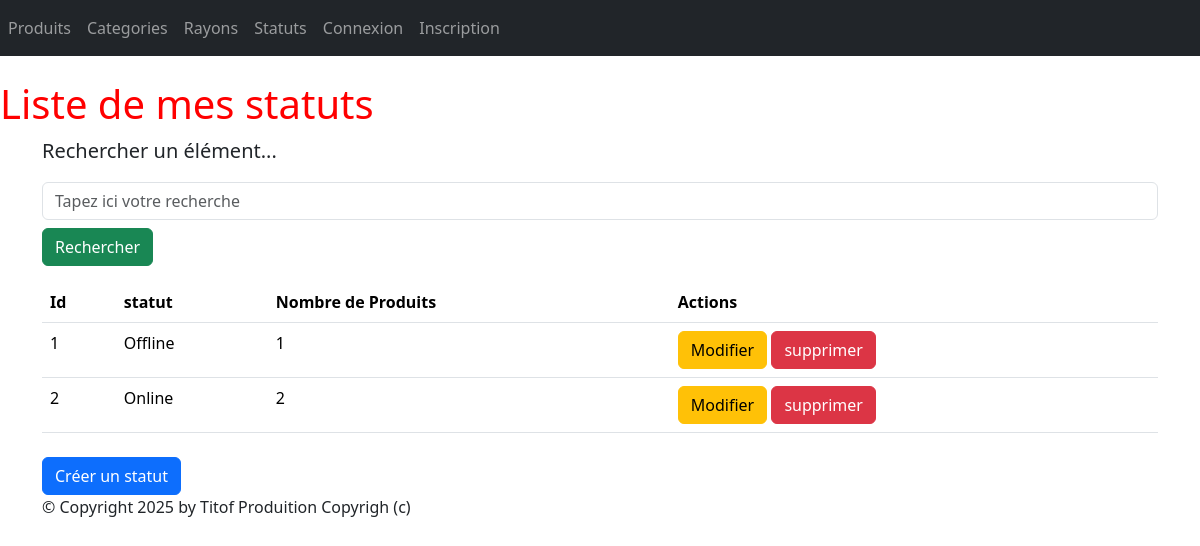
Page /monApp/statuts/ on the committed database.
### monApp/models.py (models this page shows, shortened)
class Statut(models.Model):
    idStatus = models.AutoField(primary_key=True)
    libelleStatus = models.CharField(max_length=100)

### monApp/views.py (the view)
# urls.py: path("statuts/", views.StatutListView.as_view(), name="lst_statuts"),
class StatutListView(ListView):
    model = Statut
    template_name = "monApp/Read/list/statuts.html"
    context_object_name = "statuts"
    def get_queryset(self):
        query = self.request.GET.get('search')
        if query:
            return Statut.objects.filter(libelleStatus__icontains=query).prefetch_related('produits_status').annotate(nb_produits=Count('produits_status'))
        return Statut.objects.prefetch_related('produits_status').annotate(nb_produits=Count('produits_status'))
    def get_context_data(self, **kwargs):
        context = super(StatutListView, self).get_context_data(**kwargs)
        context['titremenu'] = "Liste de mes statuts"
        return context

### monApp/templates/monApp/Read/list/statuts.html
{% extends 'monApp/base.html' %}
{% block menu %}
<h1>{{titremenu}}</h1>
{% endblock %}
{% block contenu %}
<p class="lead mb-3 ml-0">Rechercher un élément...</p>
<form method="GET" action="" class="mb-3">
<input class="form-control" type="text" name="search" placeholder="Tapez ici votre recherche"
value="{{ request.GET.search }}">
<button type="submit" class="btn btn-success mt-2">Rechercher</button>
</form>
<table class="table">
    <thead>
        <th>Id</th>
        <th>statut</th>
        <th>Nombre de Produits</th>
        <th>Actions</th>
    </thead>
    <tbody>
        {% for statut in statuts %}
        <tr>
            <td onclick="window.location.href='{% url 'dtl_statut' statut.idStatus %}';" style="cursor:pointer;">{{ statut.idStatus }} </td>
            <td onclick="window.location.href='{% url 'dtl_statut' statut.idStatus %}';" style="cursor:pointer;">{{ statut.libelleStatus }} </td>
            <td onclick="window.location.href='{% url 'dtl_statut' statut.idStatus %}';" style="cursor:pointer;">{{ statut.nb_produits }} </td>
            <td>
                <button onclick="window.location.href='{% url 'statut_chng' statut.idStatus %}';" class="btn btn-warning">Modifier</button>
                <button onclick="window.location.href='{% url 'dlt_statut' statut.idStatus %}';" class="btn btn-danger">supprimer</button>
            </td>
        </tr>
        {% endfor %}
    </tbody>
</table>
<button onclick="window.location.href='{% url 'crt_statut' %}';" class="btn btn-primary mt-2">Créer un statut</button>
{% endblock %}

### static/styles.css (style rules this page uses)
h1 { color: red; }

### rows in the picture
Statut: idStatus "1", libelleStatus "Offline", nb_produits "1"
Statut: idStatus "2", libelleStatus "Online", nb_produits "2"

### other values in the picture
{{ titremenu }} "Liste de mes statuts"
